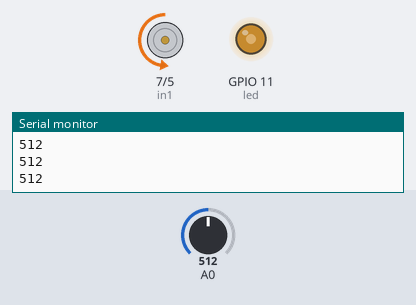
The sketch below on a simulated ESP8266 (NodeMCU). On the bench: motor-driver pin pairs drawn as motors (green arrow = first pin HIGH = forward, orange = second pin HIGH = backward, longer = more drive), output pins drawn as LEDs (lit = HIGH), the last lines printed to the serial monitor. The test bench sets the inputs (shaded band); at power-on: A0 = 512.

Above: at 1.2 s.
1.3 s: A0 set to 716
At 2.3 s:
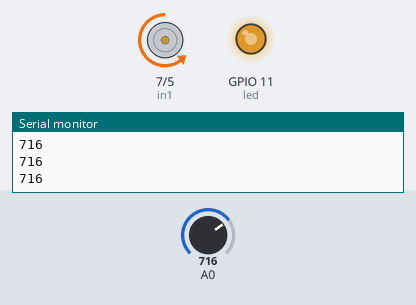
2.8 s: A0 set to 900
At 3.4 s:
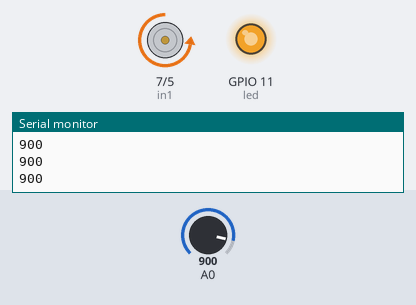
4.3 s: A0 set to 122
At 5.5 s:
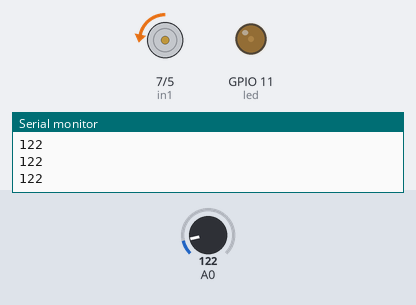
5.8 s: A0 set to 0
At 6.9 s:
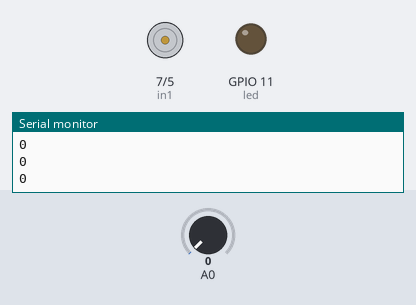
Timing chart, 0 to 8.3 s (numbered marks = the images above; inputs shaded):
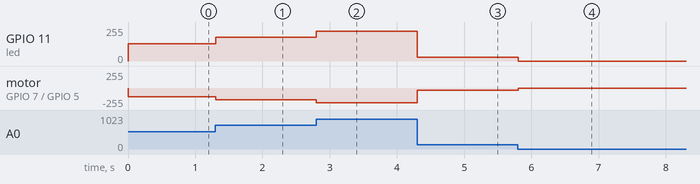

The sketch:

ex18_DCMotor_PWM.ino
```cpp
// 9V 배터리는 모터드라이브에 연결
// 보드에 직접 할 경우 보드의 전압 안정성에 의해 전압 변동이 생길 수 있어 정상적으로 반영이 안 됨

// DC 모터(Direct Current, 직류)는 +, - 상관없이 걸어놔도 상관없음

int in1 = 7;
int in2 = 5;
int led = 11;

void setup() {
  pinMode(in1, OUTPUT);
  pinMode(in2, OUTPUT);
  // pinMode(led, OUTPUT); led에 대한 핀모드는 설정하지 않음
  pinMode(A0, INPUT);
  Serial.begin(9600);
}

void loop() {
    int resistance = analogRead(A0);
    analogWrite(led, resistance/4);
    int motor = map(resistance, 0, 1023, 0, 255);
    analogWrite(in2, motor);
    Serial.println(resistance);
}
```

Measured:
- after the input at 1.3 s, GPIO 11 (led): 128/255 → 179/255 at once; motor on GPIO 7 (in1) / GPIO 5 (in2): backward 128/255 → backward 178/255 at once
- after the input at 2.8 s, GPIO 11 (led): 179/255 → 225/255 at once; motor on GPIO 7 (in1) / GPIO 5 (in2): backward 178/255 → backward 224/255 at once
- after the input at 4.3 s, GPIO 11 (led): 225/255 → 30/255 at once; motor on GPIO 7 (in1) / GPIO 5 (in2): backward 224/255 → backward 30/255 at once
- after the input at 5.8 s, GPIO 11 (led): 30/255 → 0/255 at once; motor on GPIO 7 (in1) / GPIO 5 (in2): backward 30/255 → stopped at once
